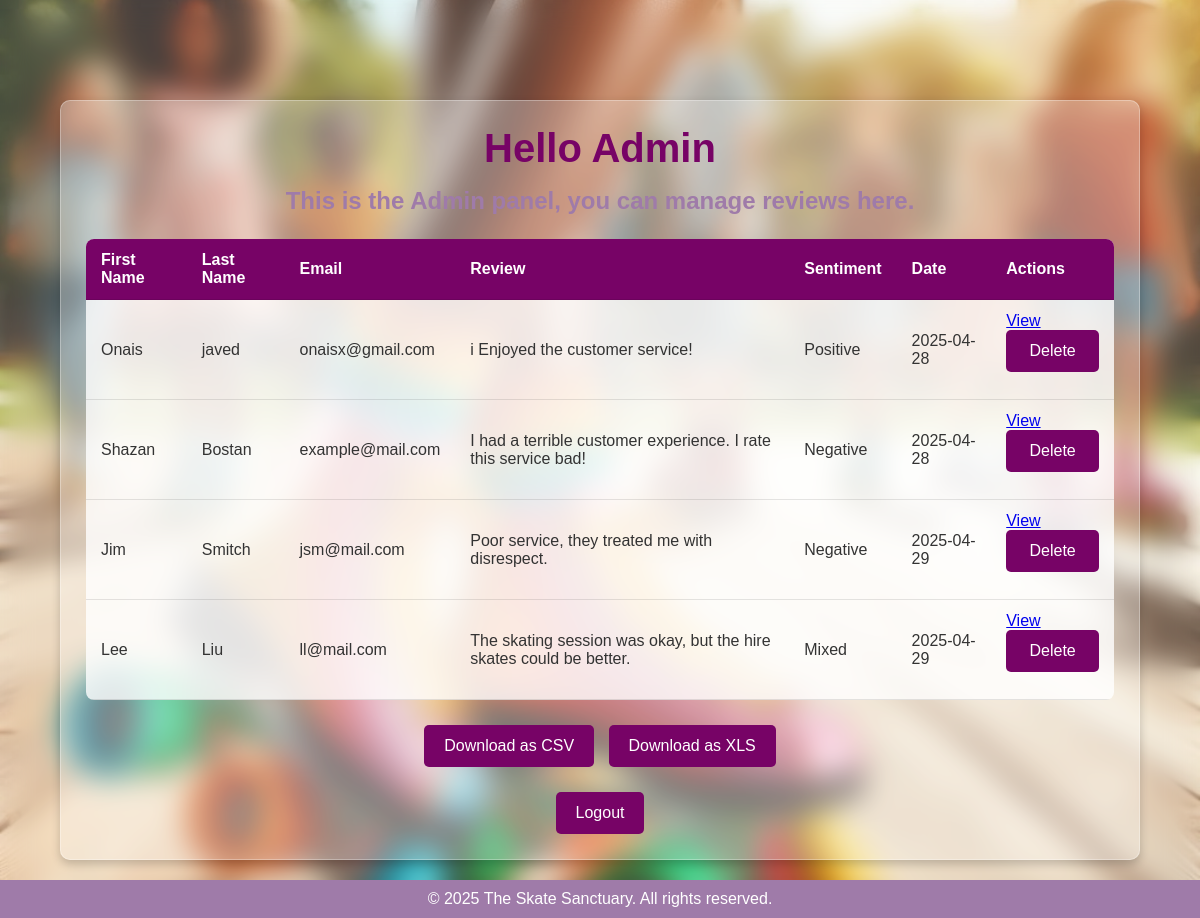
Page /admin (signed in) on the earlier database version.
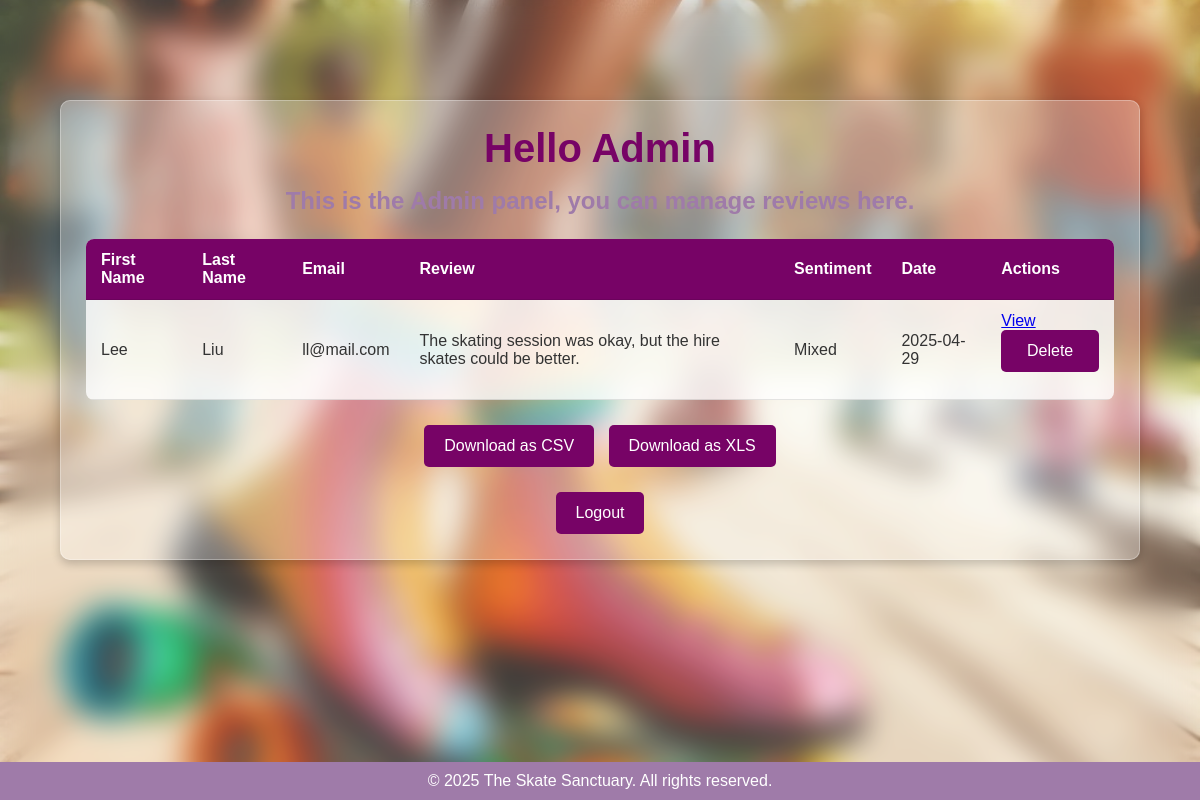
Same page on the later database version.
### app.py (models this page shows, shortened)
class Review(db.Model):
    id = db.Column(db.Integer, primary_key=True)
    firstName = db.Column(db.String(80), nullable=False)
    lastName = db.Column(db.String(80), nullable=False)
    email = db.Column(db.String(120), nullable=False)
    review = db.Column(db.Text, nullable=False)
    likes = db.Column(db.Integer, default=0)
    dislikes = db.Column(db.Integer, default=0)
    user_id = db.Column(db.Integer, db.ForeignKey('regular_user.id'), nullable=False)
    sentiment = db.Column(db.String(20), nullable=True)
    created_at = db.Column(db.DateTime, default=datetime.utcnow)
    updated_at = db.Column(db.DateTime, default=datetime.utcnow, onupdate=datetime.utcnow)

### app.py (the view)
@app.route("/admin")
@login_required
def admin():
    if not isinstance(current_user, Admin):
        flash("You do not have permission to access this page.", "danger")
        return redirect(url_for('newswire'))
    reviews = Review.query.all()
    delete_form = DeleteReviewForm()
    return render_template("admin.html", reviews=reviews, delete_form=delete_form)

### app.py
class DeleteReviewForm(FlaskForm):
    submit = SubmitField('Delete')

### app.py (called while the page is built)
@login_manager.user_loader
def load_user(user_id):
    user_type = session.get('user_type')
    print(f"Loading user with ID: {user_id}, Type: {user_type}")
    if user_type == 'admin':
        return Admin.query.get(int(user_id))
    return RegularUser.query.get(int(user_id))

### templates/admin.html (shortened to what this page needs)
<!DOCTYPE html>
<html lang="en">
<head>
    <link rel="stylesheet" href="{{ url_for('static', filename='style.css') }}">
</head>
<body>
    <div class="background-overlay"></div>
    <div class="admin-table-container">
        <h1>Hello Admin</h1>
        <h2>This is the Admin panel, you can manage reviews here.</h2>
        {% if reviews %}
            <table class="reviews-table">
                <thead>
                    <tr>
                        <th>First Name</th>
                        <th>Last Name</th>
                        <th>Email</th>
                        <th>Review</th>
                        <th>Sentiment</th>
                        <th>Date</th>
                        <th>Actions</th>
                    </tr>
                </thead>
                <tbody>
                    {% for review in reviews %}
                        <tr>
                            <td>{{ review.firstName }}</td>
                            <td>{{ review.lastName }}</td>
                            <td>{{ review.email }}</td>
                            <td>{{ review.review }}</td>
                            <td>{{ review.sentiment or 'N/A' }}</td>
                            <td>
                                {% if review.created_at %}
                                    {{ review.created_at.strftime('%Y-%m-%d') }}
                                {% else %}
                                    Unknown
                                {% endif %}
                            </td>
                            <td>
                                <a href="{{ url_for('review_details', review_id=review.id) }}">View</a>
                                <form action="{{ url_for('delete_review', review_id=review.id) }}" method="POST" style="display:inline;">
                                    {{ delete_form.submit(class="delete-btn", onclick="return confirm('Confirm to delete review')") }}
                                </form>
                            </td>
                        </tr>
                    {% endfor %}
                </tbody>
            </table>
        {% else %}
            <p>No reviews yet!</p>
        {% endif %}
        <div class="download-options">
            <a href="{{ url_for('download_csv') }}" class="download-link">Download as CSV</a>
            <a href="{{ url_for('download_xls') }}" class="download-link">Download as XLS</a>
        </div>
        <a href="{{ url_for('logout') }}" class="logout-btn">Logout</a>
    </div>
    <footer>
        <p>&copy; 2025 The Skate Sanctuary. All rights reserved.</p>
    </footer>
</body>
</html>

### static/style.css (style rules this page uses)
* { margin: 0; padding: 0; box-sizing: border-box; }
body { font-family: Arial, sans-serif; background: url("/static/rollerskates.jpg") no-repeat center center fixed; background-size: cover; min-height: 100vh; padding-top: 80px; text-align: center; color: #333; position: relative; display: flex; flex-direction: column; }
.background-overlay { position: fixed; top: 0; left: 0; width: 100%; height: 100%; background: rgba(255, 255, 255, 0.1); backdrop-filter: blur(15px); -webkit-backdrop-filter: blur(15px); z-index: -1; }
h1 { font-size: 2.5rem; margin-bottom: 1rem; color: #770366; }
h2 { font-size: 1.5rem; margin-bottom: 1.5rem; color: #9F7BA9; }
form { display: flex; flex-direction: column; gap: 10px; }
input, textarea { width: 100%; padding: 12px; margin-bottom: 15px; border: 1px solid #ccc; border-radius: 5px; font-size: 16px; background: rgba(255, 255, 255, 0.6); transition: border-color 0.3s ease; }
input[type="submit"], button[type="submit"] { background-color: #770366; color: white; border: none; padding: 12px; font-size: 16px; cursor: pointer; border-radius: 5px; transition: background-color 0.3s ease; }
.delete-btn { background-color: #f89beb; color: white; border: none; padding: 8px 12px; font-size: 14px; cursor: pointer; border-radius: 5px; transition: background-color 0.3s ease; }
.admin-table-container { width: 90%; max-width: 1200px; padding: 25px; background: rgba(255, 255, 255, 0.3); box-shadow: 0px 4px 10px rgba(0, 0, 0, 0.2); border-radius: 10px; border: 1px solid rgba(255, 255, 255, 0.3); position: relative; z-index: 1; margin: 20px auto; overflow-x: auto; }
.reviews-table { width: 100%; border-collapse: collapse; background: rgba(255, 255, 255, 0.8); border-radius: 8px; overflow: hidden; }
.reviews-table th, .reviews-table td { padding: 12px 15px; text-align: left; border-bottom: 1px solid rgba(0, 0, 0, 0.1); }
.reviews-table th { background-color: #770366; color: white; font-weight: bold; }
.download-options { margin-top: 20px; text-align: center; }
.download-link, .btn { background-color: #770366; color: white; padding: 12px 20px; text-decoration: none; font-size: 16px; border-radius: 5px; margin: 5px; display: inline-block; transition: background-color 0.3s ease; }
.logout-btn { display: inline-block; margin-top: 20px; background-color: #770366; color: white; padding: 12px 20px; text-decoration: none; font-size: 16px; border-radius: 5px; transition: background-color 0.3s ease; }
footer { width: 100%; text-align: center; padding: 10px; background-color: #9F7BA9; color: white; margin-top: auto; }

Differences in the rows shown:
removed Review: firstName "Onais", lastName "javed", email "onaisx@gmail.com", review "i Enjoyed the customer service!", sentiment "Positive", created_at "2025-04-28"
removed Review: firstName "Shazan", lastName "Bostan", email "example@mail.com", review "I had a terrible customer experience. I rate this service bad!", sentiment "Negative", created_at "2025-04-28"
removed Review: firstName "Jim", lastName "Smitch", email "jsm@mail.com", review "Poor service, they treated me with disrespect.", sentiment "Negative", created_at "2025-04-29"
